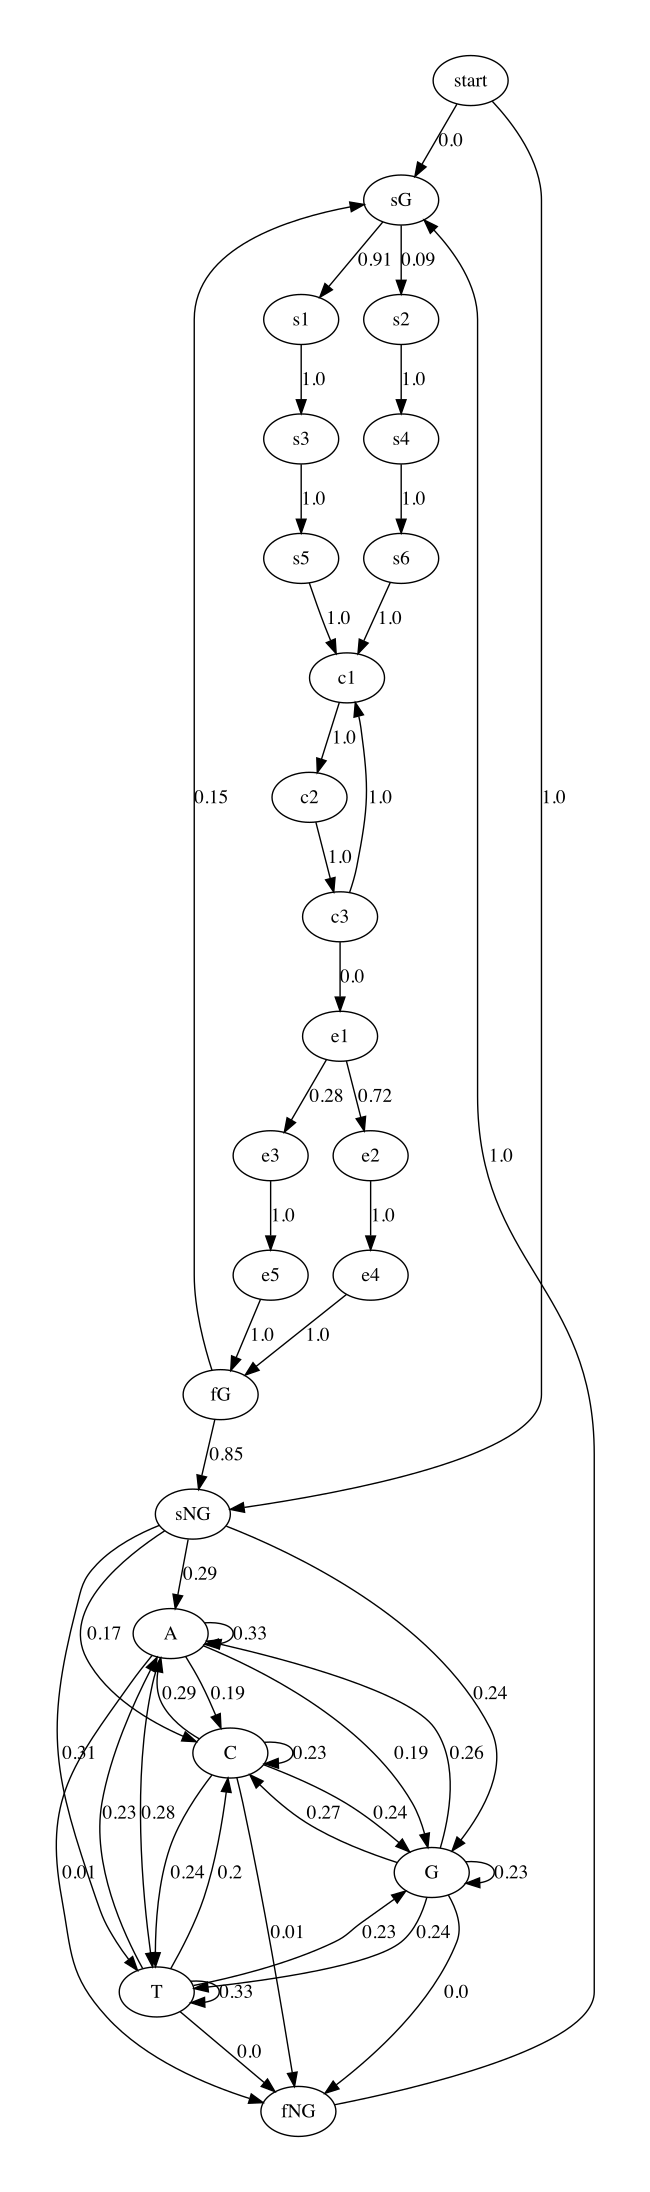

Recreate this plot in Python.
from itertools import product
import csv
from graphviz import Digraph
import math
import numpy as np
import sys

sys.setrecursionlimit(100000)

debug=False
v=np.empty(2)
f=np.empty(2)
trace=np.empty(2)

class state:
    def __init__(self, name, bases, idx):
        self.idx=idx
        self.name=name
        self.keys=bases.keys()
        self.bases=bases
        self.total_e=0
        self.total_t=0
        self.next=[]
        self.transition={}
        self.prob_t={}
        self.prob_e={}
        self.prob_start={}
    def e(self,name):
        self.bases[name]+=1
        self.total_e+=1
    def t(self, name):
        self.transition[name]+=1
        self.total_t+=1
    def edge(self,nxt):
        self.transition[nxt.name]=0
        self.next.append(nxt)


################################################################################
# AUX
################################################################################
def calculate(states):
    global debug
    # emissions
    for s in states:
        for k in states[s].bases:
            if(states[s].total_e>0 and states[s].bases[k]>0):
                states[s].prob_e[k]=states[s].bases[k]/states[s].total_e
            else:
                states[s].prob_e[k]=0.001
            if(debug):
                print("state:", s, " e:",k, " prob=",states[s].prob_e[k])
    # transitions
    for s in states:
        for k in states[s].transition:
            if(states[s].total_t>0 and states[s].transition[k]>0):
                states[s].prob_t[k]=states[s].transition[k]/states[s].total_t
            else:
                states[s].prob_t[k]=0.001
            if(debug):
                print(s, " -> ",k, " prob=",states[s].prob_t[k])
    states["sNG"].prob_e["sNG"]=1
    states["fNG"].prob_e["fNG"]=1
    states["sG"].prob_e["sG"]=1
    states["fG"].prob_e["fG"]=1
    states["start"].prob_e["start"]=1


################################################################################
# AUX
################################################################################
def countEvents(seq,start,stop,direction):
    enterNG=False
    for i in range(0,len(start)):
        if(debug):
            print("////// i:",i)
        if i==0 and start[0]>0:
            states["start"].t("sNG")
            b=0
            e=start[0]
            if e>b:
                if(debug):
                    print("b:",b,", e:",e)
                nongene(seq[b:e],states)
                states["fNG"].t("sG")
                enterNG=True
                if(debug):
                    print("start:",start[i],", stop:",stop[i], " direction:",direction[i])
        if(i==0 and start[0]<=0):
            states["start"].t("sG")
        if(direction[i]=="+"):
            gene(seq[start[i]:stop[i]+1],states)
            enterNG=False
            if(debug):
                print("GENE: ",seq[start[i]:stop[i]+1])
        else:
            gene(reverse_dna(seq[start[i]:stop[i]+1]),states)
            enterNG=False
            if(debug):
                print("GENE INVERSO: ",reverse_dna(seq[start[i]:stop[i]+1]))
        states["fG"].t("sNG")
        if i!=len(start)-1:
            b=stop[i]+1
            e=start[i+1]
            if (e-1)>b:
                if(debug):
                    print("b:",b,", e:",e)
                nongene(seq[b:e],states)
                states["fNG"].t("sG")
                enterNG=True
        if i==len(start)-1:
            if(stop[len(start)-1]<len(seq)):
                b=stop[len(start)-1]+1
                if(b<len(seq)-1):
                    if(debug):
                        print("b:",b,", e:",len(seq))
                    nongene(seq[b:len(seq)],states)
                    states["fNG"].t("sG")
                    enterNG=True
        if(enterNG==False):
            states["fG"].t("sG")


################################################################################
# PRINT
################################################################################
def printHMM(g, states):
    for s in states:
        for k in states[s].next:
            if(states[s].total_t>0):
                g.edge(states[s].name, k.name, label=str(round(states[s].prob_t[k.name],2)))


################################################################################
# PARSE
################################################################################
def parse(name):
    name=str(name)+".txt"
    file = open(name,mode='r+')
    sequence=""
    for line in file:
        line=line.strip()
        sequence+=line
    return sequence


################################################################################
# PARSECSV
################################################################################
def parseCSV(name):
    start=[]
    stop=[]
    direction=[]
    i=0
    with open(name+'.csv', 'r+') as f:
        reader = csv.reader(f)
        next(reader, None)
        for row in reader:
            row=row[0].split(",")
            start.append(int(row[0])-1)
            stop.append(int(row[1])-1)
            direction.append(str(row[2]).strip('"'))
            i+=1
    return start, stop, direction

################################################################################
# AUX PARSE
################################################################################
def gene(seq,states):
    st=["e1","e2","e3","e4","e5"]
    curr=states["sG"]
    if(seq[0:2]=="GC"):
        return
    for i in range(0,len(seq)-3):
        char=seq[i]
        for s in curr.next:
            if((char in s.keys) and (s.name not in st)):
                states[curr.name].t(s.name)
                states[s.name].e(char)
                #print(curr.name, " -",char,"-> ",s.name)
                curr=states[s.name]
    char=seq[i+1]
    states[curr.name].t("e1")
    #print(curr.name, " -",char,"-> e1")
    curr=states["e1"]
    states["e1"].e(char)
    for i in range(i+2,len(seq)):
        char=seq[i]
        for s in curr.next:
            if(char in s.keys):
                states[curr.name].t(s.name)
                states[s.name].e(char)
                #print(curr.name, " -",char,"-> ",s.name)
                curr=states[s.name]
    if(s.name=="e4"):
        states["e4"].t("fG")
    if(s.name=="e5"):
        states["e5"].t("fG")


################################################################################
# AUX PARSE
################################################################################
def nongene(seq,states):
    global debug

    if(debug):
        print("NON GENE: ",seq)
    if(seq[0]=="A"):
        states["sNG"].t("A")
    elif(seq[0]=="C"):
        states["sNG"].t("C")
    elif(seq[0]=="G"):
        states["sNG"].t("G")
    else:
        states["sNG"].t("T")
    states[seq[0]].e(seq[0])
    char=""
    char2=""
    for i in range(0,len(seq)-1):
        char=seq[i]
        char2=seq[i+1]
        states[char].t(char2)
        states[char2].e(char2)
    states[char2].t("fNG")


################################################################################
# AUX PARSE
################################################################################    
def reverse_dna(sub_string):
	associate = {"A":"T","C":"G","T":"A","G":"C"}
	reverse_string = sub_string[::-1]
	dna =""
	for c in reverse_string:
		dna += associate[c]
	return dna


################################################################################
# AUX MAIN
################################################################################
def build():
    states={}
    ls={}
    b = open("build.txt", 'r')
    i=0
    idx=0
    for line in b:
        if i==0:
            n_states=int(line.strip())
        elif i in range(1,n_states+1):
            l=line.split()
            bases={}
            name=l[0].strip()
            for j in range(1,len(l)):
                bases[l[j].strip()]=0
            states[name]=state(name,bases,idx)
            ls[idx]=states[name]
            idx+=1
        elif i ==(n_states+1):
            n_edges=int(line.strip())
        else:
            e=line.split()
            states[e[0].strip()].edge(states[e[1].strip()])
        i+=1
    b.close()
    return states,ls


################################################################################
# VITERBI
################################################################################
def viterbi(s,seq,training):
    global debug
    global v
    global trace

    lines=len(s)
    cols=len(seq)
    print("//// LINES: ",lines," COLS:", cols," ////")
    v=np.full((lines, cols),0.0)
    trace=np.full((lines, cols),-1)
    for k in s[0].next: #sNG e sG
        for j in k.next:
            if(seq[0] in j.bases):
                if(debug):
                    print("/////////// start -> ",k.name," -",seq[0],"-> ",j.name)
                v[j.idx][0]=math.log(s[0].prob_t[k.name],2)+math.log(k.prob_t[j.name],2)+math.log(j.prob_e[seq[0]],2)
                if(not training):
                    trace[j.idx][0]=0
                recursiveV(s,seq,j.idx,1,lines,cols,training)
    if(not training):
        print("Probability Matrix:")  
        printMatrix(v,lines,cols)
        print("Trace Matrix:")
        printMatrix(trace,lines,cols)
        traceback(s,lines,cols)
    if(training):
        train(s,seq,"v",lines,cols)


################################################################################
# AUX VITERBI
################################################################################
def recursiveV(s,seq,prev_line,col,lines,cols,training):
    global v
    global debug
    global trace
    
    b=["A","C","G","T"]
    if(col==cols):
        return
    for i in range(1,lines):
        if(s[i] in s[prev_line].next and s[i]=="fNG"):
            j=s[i].next[0]
            for k in j.next:
                if(seq[col] in k.bases):
                    if(debug):
                        print("/////////// ",s[prev_line].name," -> fNG -> ",s[i].name," -",seq[col],"-> ",k.name)
                    v[k.idx][col]=v[prev_line][col-1]+math.log(s[prev_line].prob_t["fNG"],2)+math.log(j.prob_t[k.name],2)+math.log(k.prob_e[seq[col]],2)
                    trace[k.idx][col]=prev_line
                    recursiveV(s,seq,k.idx,col+1,lines,cols,training)
        elif(s[i] in s[prev_line].next and s[i]=="fG"):
            for j in s[i].next:
                if(j.name=="sNG"):
                    for k in j.next:
                        if(seq[col] in k.bases):
                            if(debug):
                                print("/////////// ",s[prev_line].name," -> fG -> sNG -",seq[col],"-> ",k.name)
                            v[k.idx][col]=v[prev_line][col-1]+math.log(s[prev_line].prob_t[s[i].name],2)+math.log(s[i].prob_t[j.name],2)+math.log(j.prob_t[k.name],2)
                            trace[k.idx][col]=prev_line
                            recursiveV(s,seq,k.idx,col+1,lines,cols,training)
                else:
                    for k in j.next:
                        if(seq[col] in k.bases):
                            if(debug):
                                print("/////////// ",s[prev_line].name," -> fG -> sG -",seq[col],"-> ",k.name)
                            v[k.idx][col]=v[prev_line][col-1]+math.log(s[prev_line].prob_t[s[i].name],2)+math.log(s[i].prob_t[j.name],2)+math.log(j.prob_t[k.name],2)+math.log(k.prob_e[seq[col]],2)
                            trace[k.idx][col]=prev_line
                            recursiveV(s,seq,k.idx,col+1,lines,cols,training)          
        elif(s[i] in s[prev_line].next and s[i] in b and seq[col] in s[i].bases):
            if(debug):
                print("/////////// ",s[prev_line].name," -",seq[col],"-> ",s[i].name)
            v[s[i].idx][col]=v[prev_line][col-1]+math.log(s[prev_line].prob_t[s[i].name],2)
            trace[s[i].idx][col]=prev_line
            recursiveV(s,seq,s[i].idx,col+1,lines,cols,training)
        elif(s[i] in s[prev_line].next and seq[col] in s[i].bases):
            if(debug):
                print("/////////// ",s[prev_line].name," -",seq[col],"-> ",s[i].name)
            v[s[i].idx][col]=v[prev_line][col-1]+math.log(s[prev_line].prob_t[s[i].name],2)+math.log(s[i].prob_e[seq[col]],2)
            trace[s[i].idx][col]=prev_line
            recursiveV(s,seq,s[i].idx,col+1,lines,cols,training)
        else:
            continue


################################################################################
# AUX VITERBI
################################################################################
def traceback(s,lines,cols):
    col=cols-1
    path=[]
    maxi=-1000000
    pos=0
    for i in range(0,lines):
        if v[i][col]>maxi and v[i][col]!=0.0:
            maxi=v[i][col]
            pos=i
    path.append(s[pos].name)
    prev_state=trace[pos][col]
    path.append(s[prev_state].name)
    col-=1
    while(col>0):
        prev_state=trace[prev_state][col]
        path.append(s[prev_state].name)
        col-=1
    path.append("start")
    k=len(path)
    print("PATH: ",end='')
    while(k>0):
        k-=1
        print(path[k]," ",end='')
    print()


################################################################################
# AUX VITERBI
################################################################################
def printMatrix(matrix,lines,cols):
    for i in range(0,lines):
        for j in range(0,cols):
            print(matrix[i][j]," ",end='')
        print()  


################################################################################
# FORWARD
################################################################################
def forward(states,s,seq,training):
    global debug
    global f
    global trace

    lines=len(s)
    cols=len(seq)
    if(debug):
        print("//// LINES: ",lines," COLS:", cols," ////")
    f=np.full((lines, cols),0.0)
    trace=np.full((lines, cols),-1)

    for k in s[0].next: #sNG e sG
        for j in k.next:
            if(seq[0] in j.bases):
                if(debug):
                    print("/////////// start -> ",k.name," -",seq[0],"-> ",j.name)
                f[j.idx][0]=math.log(s[0].prob_t[k.name],2)+math.log(k.prob_t[j.name],2)+math.log(j.prob_e[seq[0]],2)
                trace[j.idx][0]=0

    for j in range(1,cols):
        for i in range(1,lines):
            result=recursiveF(states,s,seq,i,j,lines)
            if(result!=0):
                f[i][j]=result

    if(not training):
        print("Probability Matrix:")  
        printMatrix(f,lines,cols)

    if(training):
        train(s,seq,"f",lines,cols)



################################################################################
# AUX FORWARD
################################################################################
def recursiveF(states,s,seq,i,col,lines):
    global f
    global debug
    global trace

    soma=0
    b=["A","C","G","T"]
    nulls=["sG","fNG","fG","sNG"]
    for prev_line in range(1,lines):
        if((s[i].name not in nulls) and (s[prev_line].name not in nulls) and s[i]):
            if((s[i].name == "s1" or s[i].name=="s2") and (seq[col] in s[i].bases)):
                # e4/5 -> s1/2
                if(s[prev_line].name=="e4" or s[prev_line].name=="e5"):
                    if(debug):
                        print("/////////// ",s[prev_line].name," fG -> sG -",seq[col],"-> ",s[i].name, " i:",i," col:",col)
                    soma+=f[prev_line][col-1]+math.log(s[prev_line].prob_t["fG"],2)+math.log(states["fG"].prob_t["sG"],2)+math.log(states["sG"].prob_t[s[i].name],2)+math.log(s[i].prob_e[seq[col]],2)
                    trace[i][col]=prev_line
                # A/C/T/G -> s1/2
                elif(s[prev_line].name in b):
                    if(debug):
                        print("/////////// ",s[prev_line].name," fNG -> sG -",seq[col],"-> ",s[i].name)
                    soma+=f[prev_line][col-1]+math.log(s[prev_line].prob_t["fNG"],2)+math.log(states["fNG"].prob_t["sG"],2)+math.log(states["sG"].prob_t[s[i].name],2)
                    trace[s[i].idx][col]=prev_line

            elif((s[i].name in b) and (seq[col] in s[i].bases)):
                # A/C/T/G -> A/C/T/G
                if(s[prev_line] in b):
                    if(debug):
                        print("/////////// ",s[prev_line].name," -",seq[col],"-> ",s[i].name)
                    soma+=f[prev_line][col-1]+math.log(s[prev_line].prob_t[s[i].name],2)
                    trace[s[i].idx][col]=prev_line
   
               ## e4/5 -> A/C/T/G
                if(s[prev_line]=="e4" or s[prev_line]=="e5"):
                    if(debug):
                        print("/////////// ",s[prev_line].name," fG -> sNG -",seq[col],"-> ",s[i].name)
                    soma+=f[prev_line][col-1]+math.log(s[prev_line].prob_t["fG"],2)+math.log(states["sNG"].prob_t["sNG"],2)+math.log(states["sG"].prob_t[s[i].name],2)
                    trace[s[i].idx][col]=prev_line

            elif(s[i] in s[prev_line].next and (seq[col] in s[i].bases)):
                if(debug):
                    print("/////////// ",s[prev_line].name," -",seq[col],"-> ",s[i].name)
                soma+=f[prev_line][col-1]+math.log(s[prev_line].prob_t[s[i].name],2)+math.log(s[i].prob_e[seq[col]],2)
                trace[s[i].idx][col]=prev_line
            
            else:
                continue
    return soma


################################################################################
# AUX ALGS
################################################################################
def train(s,seq,alg,lines,cols):
    global v
    global f
    global trace

    A=np.full((lines, cols),0.0)
    E=np.full((lines, cols),0.0)

    pseq=0

    if(alg=="v"):
        m=v
    else:
        m=f

    for i in range(1,lines):
        pseq+=f[i][cols-1]

    # update A
    for k in range(0,lines-1):
        for l in range(0,lines-1):
            esq=1/pseq
            dire=0
            for i in range(0,cols):
                if(trace[k][l]!=-1 and seq[i] in s[l].bases):
                    dire+=m[k+1][i]+math.log(s[k].prob_t[s[l].name],2)+math.log(s[l].prob_e[seq[i]],2)
                if(trace[k][l]!=-1 and seq[i]==s[l].name):
                    dire+=m[k+1][i]+math.log(s[k].prob_t[s[l].name],2)
            A[k][l]+=esq+dire

    # update E
    for k in range(0,lines-1):
        for l in s[k].bases: 
            esq=1/pseq
            dire=0
            for i in range(0,cols):
                if(trace[k][l]!=-1 and seq[i-1] == l):
                    dire+=m[k+1][i]
            E[k][l]+=esq+dire


################################################################################
# MAIN
################################################################################
if __name__ == '__main__':
    i=0
    order=1 
    stop=[]
    start=[]
    direction=[]
    states,l_states=build()
    name="ecolis"

    seq=parse(name)
    start,stop,direction=parseCSV(name)
    countEvents(seq,start,stop,direction)
    calculate(states)
    
    g = Digraph('G', filename='HMM')
    printHMM(g, states)
    g.view()

    print("Insert sequence:")
    seq=str(input())

    print("Choose training algorithm:")
    print("1) Viterbi")
    print("2) Forward")

    opt=int(input())
    if(opt==1):
        viterbi(l_states,seq,False)
    else:
        forward(states,l_states,seq,False)
